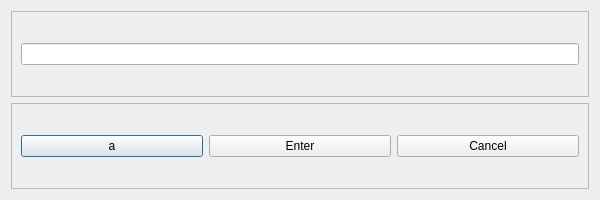
<?xml version="1.0" encoding="UTF-8"?>
<ui version="4.0">
 <class>keyboard</class>
 <widget class="QDialog" name="keyboard">
  <property name="geometry">
   <rect>
    <x>0</x>
    <y>0</y>
    <width>600</width>
    <height>200</height>
   </rect>
  </property>
  <property name="windowTitle">
   <string>Dialog</string>
  </property>
  <layout class="QVBoxLayout" name="verticalLayout">
   <item>
    <widget class="QFrame" name="frame_2">
     <property name="frameShape">
      <enum>QFrame::StyledPanel</enum>
     </property>
     <property name="frameShadow">
      <enum>QFrame::Raised</enum>
     </property>
     <layout class="QHBoxLayout" name="horizontalLayout_2">
      <item>
       <widget class="QLineEdit" name="lineEdit"/>
      </item>
     </layout>
    </widget>
   </item>
   <item>
    <widget class="QFrame" name="frame">
     <property name="frameShape">
      <enum>QFrame::StyledPanel</enum>
     </property>
     <property name="frameShadow">
      <enum>QFrame::Raised</enum>
     </property>
     <layout class="QHBoxLayout" name="horizontalLayout">
      <item>
       <widget class="QPushButton" name="pushButtona">
        <property name="text">
         <string>a</string>
        </property>
       </widget>
      </item>
      <item>
       <widget class="QPushButton" name="pushButtonEnter">
        <property name="text">
         <string>Enter</string>
        </property>
       </widget>
      </item>
      <item>
       <widget class="QPushButton" name="pushButtonCancel">
        <property name="text">
         <string>Cancel</string>
        </property>
       </widget>
      </item>
     </layout>
    </widget>
   </item>
  </layout>
 </widget>
 <resources/>
 <connections>
  <connection>
   <sender>pushButtonEnter</sender>
   <signal>clicked()</signal>
   <receiver>keyboard</receiver>
   <slot>accept()</slot>
   <hints>
    <hint type="sourcelabel">
     <x>199</x>
     <y>221</y>
    </hint>
    <hint type="destinationlabel">
     <x>199</x>
     <y>149</y>
    </hint>
   </hints>
  </connection>
  <connection>
   <sender>pushButtonCancel</sender>
   <signal>clicked()</signal>
   <receiver>keyboard</receiver>
   <slot>reject()</slot>
   <hints>
    <hint type="sourcelabel">
     <x>322</x>
     <y>221</y>
    </hint>
    <hint type="destinationlabel">
     <x>199</x>
     <y>149</y>
    </hint>
   </hints>
  </connection>
 </connections>
</ui>
